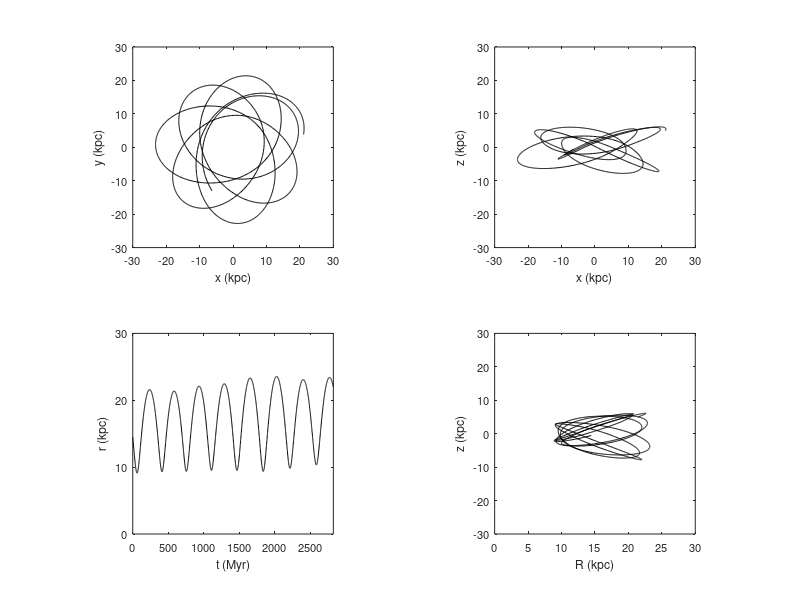

Here is the MATLAB script that generated this plot:
clear all
close all

data = load('ax_coeff.dat');

whitebg('w')

t = data(:,1);

x = data(:,12);
y = data(:,13);
z = data(:,14);

v_x = data(:,15);
v_y = data(:,16);
v_z = data(:,17);

R = sqrt(x.^2+y.^2);
r = sqrt(x.^2+y.^2+z.^2);



subplot(2,2,1), plot(x,y,'k')

xlabel('x (kpc)','fontsize',9)
ylabel('y (kpc)','fontsize',9)
axis([-30 30 -30 30])
set(gca,'xtick',(-30:10:30),'ytick',(-30:10:30),'fontsize',8)
axis square


subplot(2,2,2), plot(x,z,'k')

xlabel('x (kpc)','fontsize',9)
ylabel('z (kpc)','fontsize',9)
axis([-30 30 -30 30])
set(gca,'xtick',(-30:10:30),'ytick',(-30:10:30),'fontsize',8)
axis square

subplot(2,2,3), plot(t,r,'k')

xlabel('t (Myr)','fontsize',9)
ylabel('r (kpc)','fontsize',9)
axis([0 max(t) 0 30])
set(gca,'ytick',(0:10:30),'fontsize',8)
axis square


subplot(2,2,4), plot(R,z,'k')

xlabel('R (kpc)','fontsize',9)
ylabel('z (kpc)','fontsize',9)
axis square
axis([0 30 -30 30])
set(gca,'fontsize',8)



